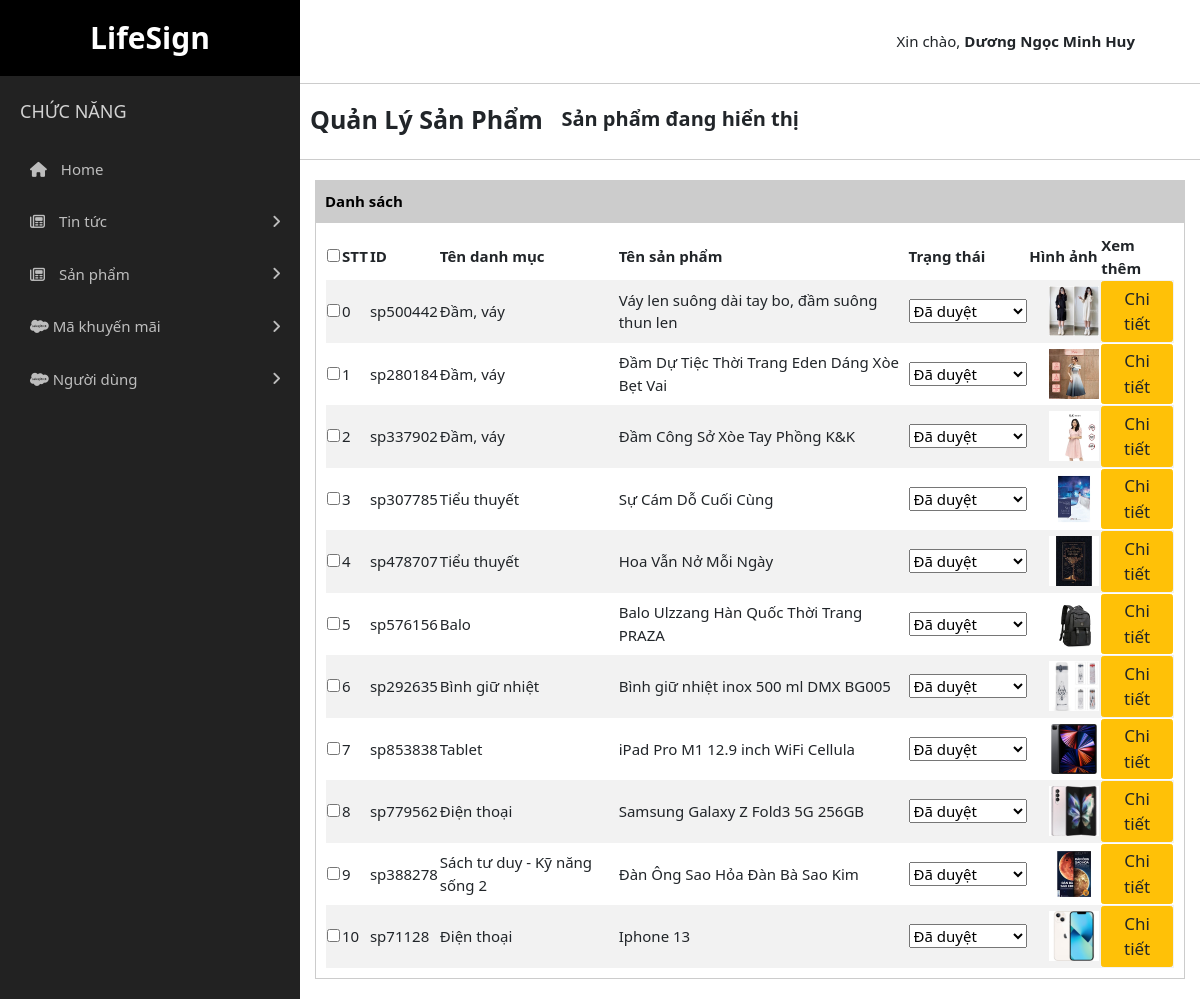
The page /admin.php?c=san_pham&a=san_pham (signed in) on the database its author committed.
### tables this page shows
CREATE TABLE `san_pham` (
  `id_sanpham` varchar(11) NOT NULL,
  `id_dm_sp` int(11) NOT NULL,
  `ten_dang_nhap` varchar(255) NOT NULL,
  `tieu_de` varchar(255) NOT NULL,
  `noi_dung` text NOT NULL,
  `img` varchar(255) NOT NULL,
  `gia_goc` float NOT NULL,
  `gia_giam` float DEFAULT NULL,
  `ngay_dang` datetime NOT NULL,
  `danh_gia` float NOT NULL,
  `trang_thai` tinyint(1) NOT NULL,
  `so_luong` int(11) NOT NULL
);

CREATE TABLE `danhmuc_sp` (
  `Id_dm_sp` int(11) NOT NULL,
  `tieu_de` varchar(255) NOT NULL,
  `noi_dung` text NOT NULL,
  `img` varchar(255) NOT NULL
);

### admin/controller/san_phamController.php (called while the page is built, shortened)
<?php
class san_phamController
{
    private $san_phamModel;
    function __construct()
    {
        $this->san_phamModel = model('san_phamModel');
    }
    public function san_pham(){
        $list_sp = $this->san_phamModel->get_sanPham_admin();
        view('san_pham/san_phamView', 'admin', [
            'list_sp' => $list_sp
        ]);
    }
}

### core/router.php (called while the page is built, shortened)
<?php
function routerAdmin($controller, $action){
    $controllerObj = new $controller();
    $controllerObj->{$action}();
}

### core/DB.php (called while the page is built, shortened)
<?php
class DB
{
    public $con;
    private $severName = 'localhost';
    private $databaseName = 'duan1_nhom3';
    private $userName = 'root';
    private $password = '';
    function __construct()
    {
        $this->con = new mysqli($this->severName, $this->userName, $this->password, $this->databaseName);
    }
    public function getData($sql)
    {
        $datas = $this->con->query($sql);
        return $data = $datas->fetch_all();
    }
}

### model/san_phamModel.php (called while the page is built, shortened)
<?php
class san_phamModel extends DB
{
    function get_sanPham_admin()
    {
        $sql = "SELECT * FROM san_pham sp JOIN danhmuc_sp dm ON sp.id_dm_sp=dm.id_dm_sp
                WHERE trang_thai = 1 order by ngay_dang desc";
        return $this->getData($sql);
    }
}

### admin/view/san_pham/san_phamView.php (the view, shortened to what this page needs)
<div class="listNew">
    <div class="listNew__header">
        <div class="chucNang__header-khung">
            <h3 class="chucNang__header-h3">
                Quản Lý Sản Phẩm
            </h3>
            <div class="chucNang__header-kCn">
                <h4 class="chucNang__header-h4">Sản phẩm đang hiển thị</h4>
            </div>
        </div>
    </div>
    <div class="listNew__main">
        <div class="listSP__item">
            <button class="listNew__btn" type="button">Danh sách</button>
            <div class="listNew__khung">
                <table class="table-striped" width="100%">
                    <thead>
                        <tr>
                            <th>
                                <input type="checkbox" name="" id="">
                            </th>
                            <th>STT</th>
                            <th>ID</th>
                            <th>Tên danh mục</th>
                            <th>Tên sản phẩm</th>
                            <th>Trạng thái</th>
                            <th>Hình ảnh</th>
                            <th>Xem thêm</th>
                        </tr>
                    </thead>
                    <tbody>
                        <?php
                        foreach ($data['list_sp'] as $key => $value) {
                            echo '
                                <tr>
                                    <td>
                                        <input type="checkbox" name="" id="">
                                    </td>
                                    <td>' . $key++ . '</td>
                                    <td class="id_sp">' . $value[0] . '</td>
                                    <td>' . $value[13] . '</td>
                                    <td>' . $value[3] . '</td>
                                    <td> ';
                         ?>
                                    <select name="" class="tinh-trang-sp" id="" style="width: 100%; font-size: 15px;">
                                        <option <?php if ($value[10] == 1) echo 'selected' ?> value="1">Đã duyệt</option>
                                    </select>
                                    <?php
                                        echo '
                                    </td>
                                    <td class="td-img">
                                        <img src="' . URL_PUBLIC . 'site/img/' . $value[5] . '"/>
                                    </td>
                                    <td>
                                    <a href="../?c=chitiet&a=index&id=' . $value[0] . '" target="_blank" class="btn btn-warning">Chi tiết</a>
                                    </td>
                                </tr>
                                ';
                        }
                        ?>
                    </tbody>
                </table>
            </div>
        </div>
    </div>
</div>

### public/admin/css/style.css (style rules this page uses)
* { box-sizing: border-box; }
html { font-size: 62.5%; }
body { font-size: 1.5rem; font-family: 'Segoe UI', Tahoma, Geneva, Verdana, sans-serif; font-weight: 400; max-width: 100%; }
div { width: 100%; }
a { text-decoration: none; }
.listNew__header { border-bottom: 1px solid #ccc; padding: 2rem 1rem; }
.chucNang__header-khung { display: flex; align-items: center; }
.chucNang__header-h3 { width: 40%; font-size: 2.5rem; font-weight: 700; }
.chucNang__header-h4 { font-size: 2rem; font-weight: 600; }
.listNew__main { display: flex; align-items: flex-start; }
.listSP__item { max-width: 100%; flex: 0 0 100%; margin-top: 2rem; padding: 0 1.5rem; margin-bottom: 2rem; }
.listNew__btn { border: none; background-color: #ccc; outline: none; padding: 1rem; text-align: left; width: 100%; font-weight: 600; transition: .2s all linear; }
.listNew__khung { padding: 1rem; border: 1px solid #ccc; overflow: hidden; display: block; }
.listNew__khung input, .listNew__khung textarea, .listNew__khung button { font-size: large; }

### admin/view/san_pham/san_phamView.php (style rules this page uses)
.td-img>img { width: 50px; height: auto; margin: 0 auto; margin-left: 20px; }
.btn-warning { font-size: 17px; }

### rows shown on the page
san_pham: id_sanpham "sp500442", id_dm_sp.tieu_de "Đầm, váy", tieu_de "Váy len suông dài tay bo, đầm suông thun len", trang_thai "Đã duyệt", img (picture)
san_pham: id_sanpham "sp280184", id_dm_sp.tieu_de "Đầm, váy", tieu_de "Đầm Dự Tiệc Thời Trang Eden Dáng Xòe Bẹt Vai", trang_thai "Đã duyệt", img (picture)
san_pham: id_sanpham "sp337902", id_dm_sp.tieu_de "Đầm, váy", tieu_de "Đầm Công Sở Xòe Tay Phồng K&K", trang_thai "Đã duyệt", img (picture)
san_pham: id_sanpham "sp307785", id_dm_sp.tieu_de "Tiểu thuyết", tieu_de "Sự Cám Dỗ Cuối Cùng", trang_thai "Đã duyệt", img (picture)
san_pham: id_sanpham "sp478707", id_dm_sp.tieu_de "Tiểu thuyết", tieu_de "Hoa Vẫn Nở Mỗi Ngày", trang_thai "Đã duyệt", img (picture)
san_pham: id_sanpham "sp576156", id_dm_sp.tieu_de "Balo", tieu_de "Balo Ulzzang Hàn Quốc Thời Trang PRAZA", trang_thai "Đã duyệt", img (picture)
san_pham: id_sanpham "sp292635", id_dm_sp.tieu_de "Bình giữ nhiệt", tieu_de "Bình giữ nhiệt inox 500 ml DMX BG005", trang_thai "Đã duyệt", img (picture)
san_pham: id_sanpham "sp853838", id_dm_sp.tieu_de "Tablet", tieu_de "iPad Pro M1 12.9 inch WiFi Cellula", trang_thai "Đã duyệt", img (picture)
san_pham: id_sanpham "sp779562", id_dm_sp.tieu_de "Điện thoại", tieu_de "Samsung Galaxy Z Fold3 5G 256GB", trang_thai "Đã duyệt", img (picture)
san_pham: id_sanpham "sp388278", id_dm_sp.tieu_de "Sách tư duy - Kỹ năng sống 2", tieu_de "Đàn Ông Sao Hỏa Đàn Bà Sao Kim", trang_thai "Đã duyệt", img (picture)
san_pham: id_sanpham "sp71128", id_dm_sp.tieu_de "Điện thoại", tieu_de "Iphone 13", trang_thai "Đã duyệt", img (picture)

### other values the page prints
$_SESSION['login'][2] "Dương Ngọc Minh Huy"
